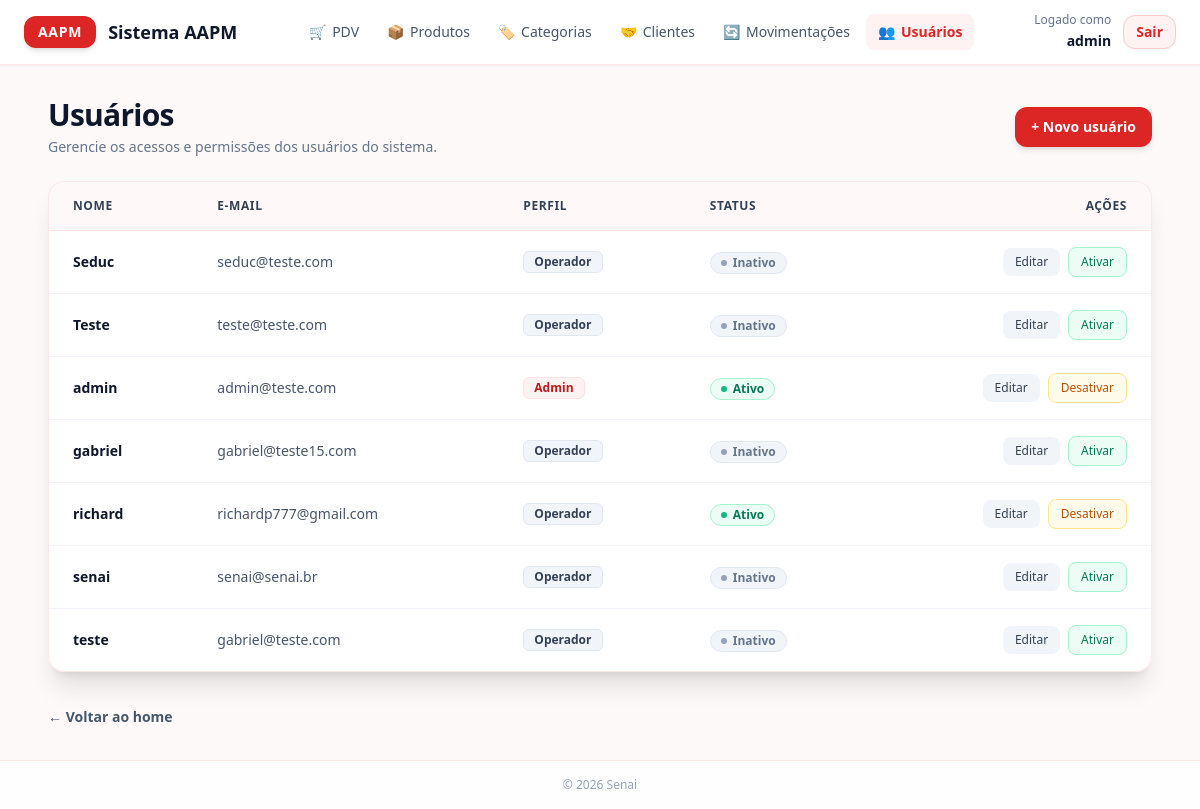
The page /usuarios/ (signed in) on the database its author committed.
### app/models/usuarios.py (models this page shows)
class Usuario(Base):
    __tablename__ = "usuarios"
    id = Column(Integer, primary_key=True, autoincrement=True)
    nome = Column(String(100), nullable=False)
    email = Column(String(150), unique=True, nullable=False)
    senha_hash = Column(String(255), nullable=False)
    role = Column(String(20), nullable=False, default="operador")
    ativo = Column(Boolean, default=True)
    criando_em = Column(DateTime, server_default=func.now())

### app/controllers/usuario_controller.py (the view)
@router.get("/")
def listar_usuarios(
    request: Request,
    db: Session = Depends(get_db),
    admin = Depends(get_admin)  # bloqueia quem não é admin
):
    usuarios = db.query(Usuario).order_by(Usuario.nome).all()
    return templates.TemplateResponse(
        request,
        "usuarios/index.html",
        {
            "request": request,
            "usuario": admin,   # dados de quem está logado (para navbar)
            "usuarios": usuarios  # lista para exibir na tabela
        }
    )

### app/templates/usuarios/index.html (shortened to what this page needs)
<!DOCTYPE html>
<html lang="pt-br">
<head>
    <script src="https://cdn.tailwindcss.com"></script>
</head>
<body class="bg-red-50/40 min-h-screen flex flex-col font-sans text-slate-800 relative">
    <ul class="cubes-bg">
    </ul>
    <header class="w-full bg-white/90 backdrop-blur-md border-b border-red-100/80 shadow-sm z-10 sticky top-0">
        <div class="max-w-7xl mx-auto px-4 sm:px-6 py-3 flex items-center justify-between">
            <a href="/" class="flex items-center space-x-3 group">
                <div class="px-3.5 py-1.5 bg-red-600 text-white font-bold text-sm rounded-xl shadow-md tracking-wider flex items-center justify-center transform transition-transform duration-300 group-hover:scale-105">
                    AAPM
                </div>
                <span class="font-bold text-slate-900 text-base sm:text-lg hidden sm:inline">Sistema AAPM</span>
            </a>
            <nav class="hidden lg:flex items-center space-x-1 font-medium text-sm text-slate-600">
                <a href="/pdv" class="px-3 py-2 rounded-lg hover:bg-red-50 hover:text-red-600 transition-colors flex items-center gap-1.5">
                    <span>🛒</span> PDV
                </a>
                <a href="/produtos" class="px-3 py-2 rounded-lg hover:bg-red-50 hover:text-red-600 transition-colors flex items-center gap-1.5">
                    <span>📦</span> Produtos
                </a>
                <a href="/categorias" class="px-3 py-2 rounded-lg hover:bg-red-50 hover:text-red-600 transition-colors flex items-center gap-1.5">
                    <span>🏷️</span> Categorias
                </a>
                <a href="/clientes" class="px-3 py-2 rounded-lg hover:bg-red-50 hover:text-red-600 transition-colors flex items-center gap-1.5">
                    <span>🤝</span> Clientes
                </a>
                <a href="/movimentacoes/nova" class="px-3 py-2 rounded-lg hover:bg-red-50 hover:text-red-600 transition-colors flex items-center gap-1.5">
                    <span>🔄</span> Movimentações
                </a>
                {% if not usuario or usuario.role == 'admin' %}
                <a href="/usuarios" class="px-3 py-2 rounded-lg bg-red-50 text-red-600 font-semibold transition-colors flex items-center gap-1.5">
                    <span>👥</span> Usuários
                </a>
                {% endif %}
            </nav>
            <div class="flex items-center space-x-3">
                <div class="text-right hidden sm:block">
                    <span class="block text-xs text-slate-500">Logado como</span>
                    <span class="text-sm font-bold text-slate-900">{{ usuario.nome if usuario else 'Usuário' }}</span>
                </div>
                <a href="/auth/logout" class="px-3 py-1.5 text-xs sm:text-sm font-semibold text-red-600 hover:text-white bg-red-50 hover:bg-red-600 border border-red-200 hover:border-red-600 rounded-xl transition-all duration-200 shadow-sm">
                    Sair
                </a>
            </div>
        </div>
    </header>
    <main class="flex-1 max-w-6xl w-full mx-auto px-6 py-8 space-y-6 z-10">
        <div class="flex flex-col sm:flex-row sm:items-center sm:justify-between gap-4">
            <div>
                <h1 class="text-2xl sm:text-3xl font-extrabold text-slate-900 tracking-tight">Usuários</h1>
                <p class="text-slate-500 text-sm mt-1">Gerencie os acessos e permissões dos usuários do sistema.</p>
            </div>
            <a href="/usuarios/novo"
               class="inline-flex items-center justify-center px-4 py-2.5 bg-red-600 hover:bg-red-700 text-white font-semibold text-sm rounded-xl shadow-md hover:shadow-lg transition-all duration-200 hover:-translate-y-0.5">
                + Novo usuário
            </a>
        </div>
        <div class="bg-white/90 backdrop-blur-md rounded-2xl shadow-xl border border-red-100/80 overflow-hidden">
            <div class="overflow-x-auto">
                <table class="w-full text-left text-sm text-slate-600">
                    <thead class="bg-red-50/50 border-b border-red-100 text-slate-700 uppercase font-semibold text-xs tracking-wider">
                        <tr>
                            <th class="px-6 py-4">Nome</th>
                            <th class="px-6 py-4">E-mail</th>
                            <th class="px-6 py-4">Perfil</th>
                            <th class="px-6 py-4">Status</th>
                            <th class="px-6 py-4 text-right">Ações</th>
                        </tr>
                    </thead>
                    <tbody class="divide-y divide-slate-100">
                        {% for u in usuarios %}
                        <tr class="hover:bg-red-50/30 transition-colors">
                            <td class="px-6 py-4 font-semibold text-slate-900 whitespace-nowrap">
                                {{ u.nome }}
                            </td>
                            <td class="px-6 py-4 text-slate-600 whitespace-nowrap">
                                {{ u.email }}
                            </td>
                            <td class="px-6 py-4 whitespace-nowrap">
                                <span class="inline-flex items-center px-2.5 py-0.5 rounded-md text-xs font-semibold capitalize
                                    {{ 'bg-red-50 text-red-700 border border-red-100' if u.role == 'admin' else 'bg-slate-100 text-slate-700 border border-slate-200' }}">
                                    {{ u.role }}
                                </span>
                            </td>
                            <td class="px-6 py-4 whitespace-nowrap">
                                <span class="inline-flex items-center gap-1.5 px-2.5 py-0.5 rounded-full text-xs font-semibold
                                    {{ 'bg-emerald-50 text-emerald-700 border border-emerald-200' if u.ativo else 'bg-slate-100 text-slate-500 border border-slate-200' }}">
                                    <span class="w-1.5 h-1.5 rounded-full {{ 'bg-emerald-500' if u.ativo else 'bg-slate-400' }}"></span>
                                    {{ "Ativo" if u.ativo else "Inativo" }}
                                </span>
                            </td>
                            <td class="px-6 py-4 text-right whitespace-nowrap">
                                <div class="inline-flex items-center justify-end gap-2">
                                    <a href="/usuarios/{{ u.id }}/editar"
                                       class="px-3 py-1.5 bg-slate-100 hover:bg-slate-200 text-slate-700 font-medium text-xs rounded-lg transition-colors">
                                        Editar
                                    </a>
                                    <form action="/usuarios/{{ u.id }}/toggle-ativo"
                                          method="post"
                                          class="inline">
                                        <button type="submit"
                                                class="px-3 py-1.5 font-medium text-xs rounded-lg transition-colors border
                                                    {{ 'bg-amber-50 hover:bg-amber-100 text-amber-700 border-amber-200' if u.ativo else 'bg-emerald-50 hover:bg-emerald-100 text-emerald-700 border-emerald-200' }}">
                                            {{ "Desativar" if u.ativo else "Ativar" }}
                                        </button>
                                    </form>
                                </div>
                            </td>
                        </tr>
                        {% endfor %}
                    </tbody>
                </table>
            </div>
        </div>
        <div class="pt-2">
            <a href="/" class="text-sm font-semibold text-slate-600 hover:text-red-600 transition-colors">
                ← Voltar ao home
            </a>
        </div>
    </main>
    <footer class="w-full bg-white/80 backdrop-blur-md border-t border-red-100/80 py-4 text-center text-xs text-slate-400 z-10 font-medium mt-auto">
        &copy; 2026 Senai
    </footer>
</body>
</html>

### app/templates/usuarios/index.html (style rules this page uses)
.cubes-bg { position: fixed; top: 0; left: 0; width: 100%; height: 100%; overflow: hidden; z-index: 0; margin: 0; padding: 0; }

### rows shown on the page
Usuario: nome "Seduc", email "seduc@teste.com", role "Operador", ativo "Inativo", ativo "Ativar"
Usuario: nome "Teste", email "teste@teste.com", role "Operador", ativo "Inativo", ativo "Ativar"
Usuario: nome "admin", email "admin@teste.com", role "Admin", ativo "Ativo", ativo "Desativar"
Usuario: nome "gabriel", email "gabriel@teste15.com", role "Operador", ativo "Inativo", ativo "Ativar"
Usuario: nome "richard", email "richardp777@gmail.com", role "Operador", ativo "Ativo", ativo "Desativar"
Usuario: nome "senai", email "senai@senai.br", role "Operador", ativo "Inativo", ativo "Ativar"
Usuario: nome "teste", email "gabriel@teste.com", role "Operador", ativo "Inativo", ativo "Ativar"

### other values the page prints
{{ usuario.nome if usuario else 'Usuário' }} "admin"
